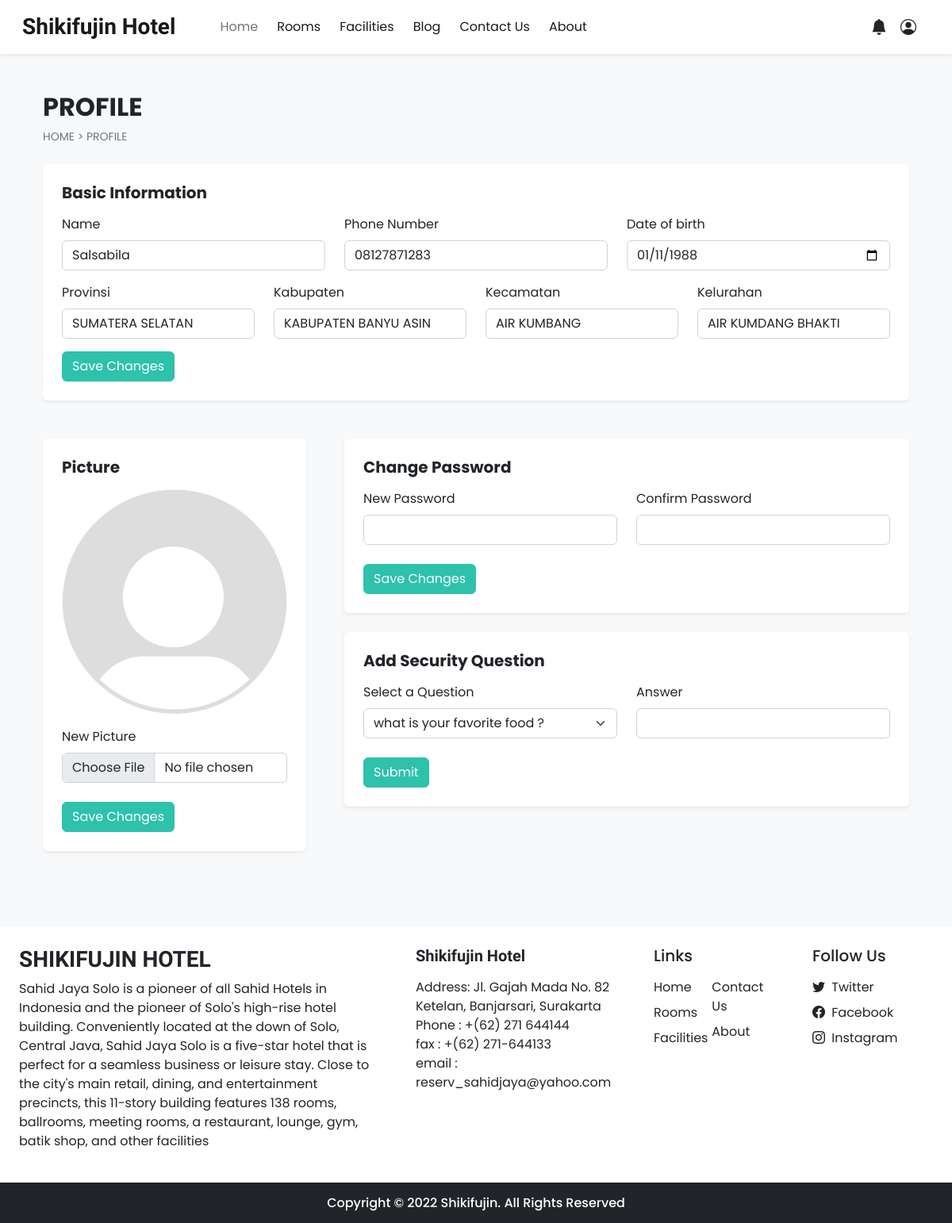
The page /view/profile.php?id=55 (signed in) on the database its author committed.
### tables this page shows
CREATE TABLE `user_data` (
  `user_id` int NOT NULL,
  `nama` varchar(50) NOT NULL,
  `user_email` varchar(50) NOT NULL,
  `phone_number` varchar(20) NOT NULL,
  `photo_profile` text NOT NULL,
  `negara` varchar(50) NOT NULL,
  `alamat` text NOT NULL,
  `tanggal_lahir` date NOT NULL,
  `password` text NOT NULL,
  `status` varchar(20) NOT NULL DEFAULT 'ACTIVE'
);

### view/profile.php (the view, shortened to what this page needs)
<!DOCTYPE html>
<html lang="en">
<head>
    <link rel="stylesheet" href="https://cdn.jsdelivr.net/npm/swiper@8/swiper-bundle.min.css" />
    <?php require('../model/links.php');
    $id = $_GET['id']; ?>
    <?php
    $pKeamanan = [
        "what is your favorite food ? ", "your pets name ? ", "your hobby ?", "your favorite movie title ? ", "your idol artist ?", "favorite football player ?", "last hug ?", "favorite anime ?"
    ];
    ?>
</head>
<body class="bg-light">
    <?php
    require('header.php');
    ?>
    <div class="container">
        <div class="row">
            <div class="col-12 my-5 mb-4 px-4">
                <h2 class="fw-bold">PROFILE</h2>
                <div style="font-size: 14px;">
                    <a href="../index.php" class="text-secondary text-decoration-none">HOME</a>
                    <span class="text-secondary"> > </span>
                    <a href="#" class="text-secondary text-decoration-none">PROFILE</a>
                </div>
            </div>
            <?php
            $result = mysqli_query($conn, "SELECT * FROM user_data WHERE user_id=$id");
            while ($item = mysqli_fetch_array($result)) {
                $nama = $item['nama'];
                $phone = $item['phone_number'];
                $photo = $item['photo_profile'];
                $alamat = $item['alamat'];
                $Pecah = explode("-", $alamat);
                $ttl = $item['tanggal_lahir'];
                $provinsi = $Pecah[0];
                $kota = $Pecah[1];
                $kecamatan = $Pecah[2];
                $kelurahan = $Pecah[3];
            }
            ?>
            <div class="col-12 mb-5 px-4">
                <div class="bg-white p-3 p-md-4 rounded shadow-sm">
                    <form method="post" action="../model/change_profile.php?id=<?= $id ?>">
                        <h5 class="mb-3 fw-bold">Basic Information</h5>
                        <div class="row">
                            <div class="col-md-4 mb-3">
                                <label class="form-label">Name</label>
                                <input type="text" name="change_name" class="form-control shadow-none" value="<?= $nama ?>" required>
                            </div>
                            <div class="col-md-4 mb-3">
                                <label class="form-label">Phone Number</label>
                                <input type="number" name="change_phone" class="form-control shadow-none" value="<?= $phone ?>" required>
                            </div>
                            <div class="col-md-4 mb-3">
                                <label class="form-label">Date of birth</label>
                                <input type="date" name="change_date" class="form-control shadow-none" value="<?= $ttl ?>">
                            </div>
                            <div class="col-md-3 mb-3">
                                <label class="form-label">Provinsi</label>
                                <input type="text" name="change_prov" class="form-control shadow-none" value="<?= $provinsi ?>" required>
                            </div>
                            <div class="col-md-3 mb-3">
                                <label class="form-label">Kabupaten</label>
                                <input type="text" name="change_kab" class="form-control shadow-none" value="<?= $kota ?>" required>
                            </div>
                            <div class="col-md-3 mb-3">
                                <label class="form-label">Kecamatan</label>
                                <input type="text" name="change_kec" class="form-control shadow-none" value="<?= $kecamatan ?>" required>
                            </div>
                            <div class="col-md-3 mb-3">
                                <label class="form-label">Kelurahan</label>
                                <input type="text" name="change_kel" class="form-control shadow-none" value="<?= $kelurahan ?>" required>
                            </div>
                        </div>
                        <input name="update" role="button" type="submit" class="btn text-white custom-bg shadow-none" value="Save Changes">
                    </form>
                </div>
            </div>
            <div class="col-md-4 mb-5 px-4">
                <div class="bg-white p-3 p-md-4 rounded shadow-sm">
                    <form method="post" action="../model/change_profile.php?id=<?= $id ?>" enctype="multipart/form-data">
                        <h5 class="mb-3 fw-bold">Picture</h5>
                        <img <?php echo "src = '../profile/" . $photo . "'";  ?> class="rounded-circle img-fluid mb-3">
                        <label class="form-label">New Picture</label>
                        <input name="change_photo_profile" type="file" class="mb-4 form-control shadow-none" required>
                        <input name="upload_image" role="button" type="submit" class="btn text-white custom-bg shadow-none" value="Save Changes">
                    </form>
                </div>
            </div>
            <div class="col-md-8 mb-5 px-4">
                <div class="bg-white p-3 p-md-4 rounded shadow-sm">
                    <form method="post" action="../model/change_profile.php?id=<?= $id ?>">
                        <h5 class="mb-3 fw-bold">Change Password</h5>
                        <div class="row">
                            <div class="col-md-6 mb-3">
                                <label class="form-label">New Password</label>
                                <input name="new_password" type="password" class="form-control shadow-none" required>
                            </div>
                            <div class="col-md-6 mb-4">
                                <label class="form-label">Confirm Password</label>
                                <input name="repeat_password" type="password" class="form-control shadow-none" required>
                            </div>
                        </div>
                        <input name='change_password' type="submit" class="btn text-white custom-bg shadow-none" value="Save Changes">
                    </form>
                </div>
                <div class="bg-white p-3 p-md-4 mt-4 rounded shadow-sm pkem">
                    <form method="post" action="" class="form-pertanyaan">
                        <h5 class="mb-3 fw-bold">Add Security Question</h5>
                        <div class="row">
                            <div class="col-md-6 mb-3">
                                <label for="pertanyaan" class="form-label">Select a Question</label>
                                <select name="pertanyaan" class="form-select" id="ptny" required>
                                    <?php
                                    foreach ($pKeamanan as $item) {
                                        echo "<option value='$item'>$item</option>";
                                    }
                                    ?>
                                </select>
                            </div>
                            <div class="col-md-6 mb-4">
                                <label for="exampleInput" class="form-label">Answer</label>
                                <input name="jawaban" type="text" class="form-control" id="jawaban" required>
                            </div>
                        </div>
                        <input id="input-pkem" type="button" class="btn text-white custom-bg shadow-none" value="Submit" onclick="subPer()">
                    </form>
                </div>
            </div>
        </div>
    </div>
    <?php
    require('footer.php');
    ?>
</body>
</html>

### rows shown on the page
user_data: change_name "Salsabila", change_phone "08127871283", change_date "01/11/1988", change_prov "SUMATERA SELATAN", change_kab "KABUPATEN BANYU ASIN", change_kec "AIR KUMBANG", change_kel "AIR KUMDANG BHAKTI", photo_profile (placeholder picture)

### other values the page prints
form field pertanyaan "what is your favorite food ?"
